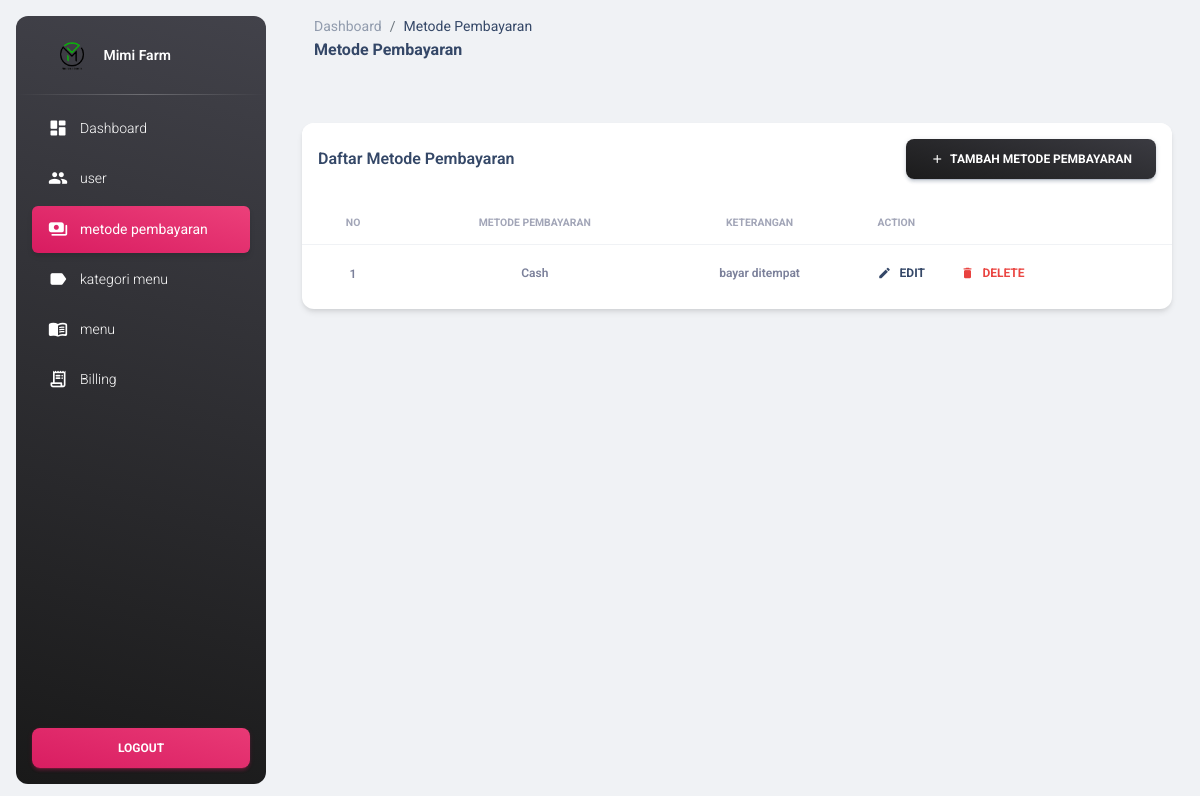
Screenshot of /owner/metode_pembayaran.php (signed in) with the database file from the repository.
### tables this page shows
CREATE TABLE `metode_pembayaran` (
  `id_metode_pembayaran` int(3) NOT NULL,
  `nama_metode_pembayaran` varchar(20) NOT NULL,
  `keterangan_metode_pembayaran` varchar(50) NOT NULL
);

### koneksi.php (called while the page is built, shortened)
<?php
    $base_url = "http://localhost/mimifarm/";
?>

### owner/metode_pembayaran.php (the view, shortened to what this page needs)
<?php
include("../koneksi.php");
include('header.php'); ?>
<body class="g-sidenav-show  bg-gray-200">
    <?php include('sidebar.php'); ?>
    <main class="main-content position-relative max-height-vh-100 h-100 border-radius-lg ">
        <?php include('navbar.php'); ?>
        <div class="container-fluid py-4">
            <div class="row">
                <div class="col-12">
                    <div class="card my-4 mx-3">
                        <div class="card-header pb-0 p-3">
                            <div class="row">
                                <div class="col-6 d-flex align-items-center">
                                    <h6 class="mb-0">Daftar Metode Pembayaran</h6>
                                </div>
                                <div class="col-6 text-end">
                                    <a href="<?= $base_url . 'owner/tambah_metode_pembayaran.php'; ?>" class="btn bg-gradient-dark mb-0" href="javascript:;"><i class="material-icons text-sm">add</i>&nbsp;&nbsp;Tambah Metode Pembayaran</a>
                                </div>
                            </div>
                        </div>
                        <div class="card-body px-0 pb-2">
                            <div class="table-responsive p-0">
                                <table class="table align-items-center mb-0">
                                    <thead>
                                        <tr>
                                            <th class="text-center text-uppercase text-secondary text-xxs font-weight-bolder opacity-7">No</th>
                                            <th class="text-center text-uppercase text-secondary text-xxs font-weight-bolder opacity-7">Metode Pembayaran</th>
                                            <th class="text-center text-uppercase text-secondary text-xxs font-weight-bolder opacity-7">Keterangan</th>
                                            <th class="text-uppercase text-secondary text-xxs font-weight-bolder opacity-7">Action</th>
                                        </tr>
                                    </thead>
                                    <tbody>
                                        <?php
                                        $query = "SELECT * FROM metode_pembayaran";
                                        $result = mysqli_query($conn, $query);
                                        $payments = array();
                                        while ($row = mysqli_fetch_array($result)) {
                                            $payments[] = $row;
                                        }
                                        $i = 1;
                                        foreach ($payments as $payment) {
                                        ?>
                                            <tr>
                                                <td class="align-middle text-center text-sm">
                                                    <span class="text-secondary text-xs font-weight-bold"><?= $i; ?></span>
                                                </td>
                                                <td class="align-middle text-center text-sm">
                                                    <p class="text-xs font-weight-bold mb-0"><?= $payment['nama_metode_pembayaran'] ?></p>
                                                </td>
                                                <td class="align-middle text-center text-sm">
                                                    <p class="text-xs font-weight-bold mb-0"><?= $payment['keterangan_metode_pembayaran'] ?></p>
                                                </td>
                                                <td class="text-sm">
                                                    <div class="ms-auto text-start">
                                                        <a class="btn btn-link text-dark px-3 mb-0" href="<?= $base_url . 'owner/edit_metode_pembayaran.php?id=' . $payment['id_metode_pembayaran']; ?>"><i class="material-icons text-sm me-2">edit</i>Edit</a>
                                                        <a class="btn btn-link text-danger text-gradient px-3 mb-0" href="javascript:void(0)" data-bs-toggle="modal" data-bs-target="#hapusModal" data-id="<?= $payment['id_metode_pembayaran'];  ?>" onclick="setHapus(this)"><i class="material-icons text-sm me-2">delete</i>delete</a>
                                                    </div>
                                                </td>
                                            </tr>
                                        <?php $i++;
                                        }
                                        ?>
                                    </tbody>
                                </table>
                            </div>
                        </div>
                    </div>
                </div>
            </div>
        </div>
    </main>
</body>

### rows the page displays
metode_pembayaran: nama_metode_pembayaran "Cash", keterangan_metode_pembayaran "bayar ditempat"

### other values shown
$title "Metode Pembayaran"
